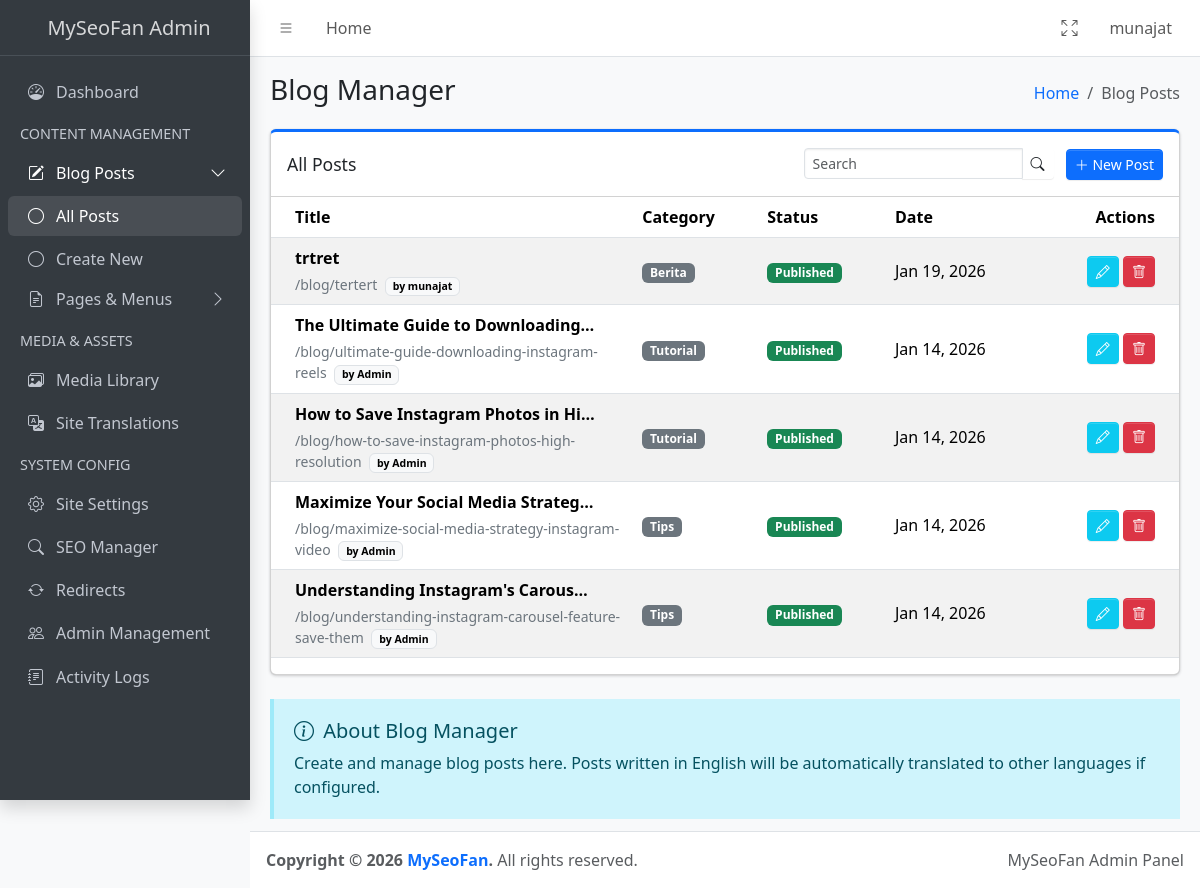
The page /admin/blog.php (signed in) on the database its author committed.
### tables this page shows
CREATE TABLE blog_posts (id INTEGER PRIMARY KEY AUTOINCREMENT, title TEXT, slug TEXT UNIQUE, content TEXT, thumbnail TEXT, lang_code TEXT DEFAULT 'en', meta_title TEXT, meta_description TEXT, created_at DATETIME DEFAULT CURRENT_TIMESTAMP, category TEXT DEFAULT 'General', translation_group TEXT, status TEXT DEFAULT 'published', tags TEXT DEFAULT '', excerpt TEXT, author_id INTEGER);

### admin/blog.php (the view, shortened to what this page needs)
<?php
require_once '../includes/db.php';
$action = $_GET['action'] ?? 'list';
$id = $_GET['id'] ?? null;
if (isset($_GET['filter_lang'])) {
    $_curr_lang = $_GET['filter_lang'];
    $_SESSION['last_blog_lang'] = $_curr_lang;
} else {
    $_curr_lang = 'en';
}
$per_page = 10;
$page = (int) ($_GET['page'] ?? 1);
$offset = ($page - 1) * $per_page;
if ($action === 'list') {
    $search = trim($_GET['search'] ?? '');
    $where_sql = "WHERE lang_code = ?";
    $params = [$_curr_lang];
    $stmt = $pdo->prepare("SELECT b.*, a.username as author_name
                           FROM blog_posts b
                           LEFT JOIN admins a ON b.author_id = a.id
                           $where_sql
                           ORDER BY b.created_at DESC
                           LIMIT ? OFFSET ?");
    $params[] = $per_page;
    $params[] = $offset;
    $stmt->execute($params);
    $posts = $stmt->fetchAll();
} elseif ($action === 'edit' && $id) {
    $stmt = $pdo->prepare("SELECT * FROM blog_posts WHERE id=?");
    $stmt->execute([$id]);
    $current_post = $stmt->fetch();
}
?>
<!DOCTYPE html>
<html lang="en">
<head>
    <link rel="stylesheet" href="https://cdn.jsdelivr.net/npm/@fontsource/source-sans-3@5.0.12/index.css"
>
    <link rel="stylesheet" href="https://cdn.jsdelivr.net/npm/overlayscrollbars@2.11.0/styles/overlayscrollbars.min.css"
>
    <link rel="stylesheet" href="https://cdn.jsdelivr.net/npm/bootstrap-icons@1.13.1/font/bootstrap-icons.min.css"
>
    <link rel="stylesheet" href="../assets/AdminLTE/dist/css/adminlte.css">
</head>
<body class="layout-fixed sidebar-expand-lg bg-body-tertiary">
    <div class="app-wrapper">
        <?php include 'includes/header_lte.php'; ?>
        <?php include 'includes/sidebar_lte.php'; ?>
        <main class="app-main">
            <div class="app-content-header">
                <div class="container-fluid">
                    <div class="row">
                        <div class="col-sm-6">
                            <h3 class="mb-0">Blog Manager</h3>
                        </div>
                        <div class="col-sm-6">
                            <ol class="breadcrumb float-sm-end">
                                <li class="breadcrumb-item"><a href="dashboard.php">Home</a></li>
                                <li class="breadcrumb-item active" aria-current="page">Blog Posts</li>
                            </ol>
                        </div>
                    </div>
                </div>
            </div>
            <div class="app-content">
                <div class="container-fluid">
                    <?php if ($action === 'list'): ?>
                        <div class="card card-primary card-outline mb-4">
                            <div class="card-header">
                                <div class="d-flex justify-content-between align-items-center">
                                    <h3 class="card-title">All Posts</h3>
                                    <div class="card-tools">
                                        <form method="GET" action="" class="d-inline-block me-2">
                                            <div class="input-group input-group-sm" style="width: 250px;">
                                                <input type="text" name="search" class="form-control float-right"
                                                    placeholder="Search"
                                                    value="<?php echo htmlspecialchars($search ?? ''); ?>">
                                                <button type="submit" class="btn btn-default">
                                                    <i class="bi bi-search"></i>
                                                </button>
                                            </div>
                                        </form>
                                        <a href="?action=add" class="btn btn-primary btn-sm">
                                            <i class="bi bi-plus-lg"></i> New Post
                                        </a>
                                    </div>
                                </div>
                            </div>
                            <div class="card-body p-0">
                                <div class="table-responsive">
                                    <table class="table table-striped table-hover align-middle">
                                        <thead>
                                            <tr>
                                                <th style="width: 40%;">Title</th>
                                                <th>Category</th>
                                                <th>Status</th>
                                                <th>Date</th>
                                                <th class="text-end">Actions</th>
                                            </tr>
                                        </thead>
                                        <tbody>
                                            <?php foreach ($posts as $p): ?>
                                                <tr>
                                                    <td>
                                                        <div class="fw-bold text-truncate" style="max-width: 300px;">
                                                            <?php echo htmlspecialchars($p['title']); ?>
                                                        </div>
                                                        <small class="text-secondary d-block mt-1">
                                                            /blog/<?php echo htmlspecialchars($p['slug'] ?? ''); ?>
                                                            <span class="badge text-bg-light border ms-1">by
                                                                <?php echo htmlspecialchars($p['author_name'] ?? 'Admin'); ?></span>
                                                        </small>
                                                    </td>
                                                    <td>
                                                        <span
                                                            class="badge text-bg-secondary"><?php echo htmlspecialchars($p['category'] ?? 'General'); ?></span>
                                                    </td>
                                                    <td>
                                                        <?php if (($p['status'] ?? 'published') === 'draft'): ?>
                                                            <span class="badge text-bg-warning">Draft</span>
                                                        <?php else: ?>
                                                            <span class="badge text-bg-success">Published</span>
                                                        <?php endif; ?>
                                                    </td>
                                                    <td><?php echo date('M d, Y', strtotime($p['created_at'])); ?></td>
                                                    <td class="text-end">
                                                        <a href="?action=edit&id=<?php echo $p['id']; ?>"
                                                            class="btn btn-sm btn-info text-white" title="Edit">
                                                            <i class="bi bi-pencil"></i>
                                                        </a>
                                                        <a href="javascript:void(0);"
                                                            onclick="confirmDelete('?action=delete&id=<?php echo $p['id']; ?>')"
                                                            class="btn btn-sm btn-danger" title="Delete">
                                                            <i class="bi bi-trash"></i>
                                                        </a>
                                                    </td>
                                                </tr>
                                            <?php endforeach; ?>
                                        </tbody>
                                    </table>
                                </div>
                            </div>
                        </div>
                        <div class="callout callout-info">
                            <h5><i class="bi bi-info-circle me-1"></i> About Blog Manager</h5>
                            <p>Create and manage blog posts here. Posts written in English will be automatically translated
                                to other languages if configured.</p>
                        </div>
                    <?php endif; ?>
                </div>
            </div>
        </main>
        <?php include 'includes/footer_lte.php'; ?>
    </div>
</body>
</html>

### rows shown on the page
blog_posts: title "trtret", slug "tertert", admins.username "munajat", category "Berita", status "Published", created_at "Jan 19, 2026"
blog_posts: title "The Ultimate Guide to Downloading…", slug "ultimate-guide-downloading-instagram-reels", author_name "Admin", category "Tutorial", status "Published", created_at "Jan 14, 2026"
blog_posts: title "How to Save Instagram Photos in Hi…", slug "how-to-save-instagram-photos-high-resolution", author_name "Admin", category "Tutorial", status "Published", created_at "Jan 14, 2026"
blog_posts: title "Maximize Your Social Media Strateg…", slug "maximize-social-media-strategy-instagram-video", author_name "Admin", category "Tips", status "Published", created_at "Jan 14, 2026"
blog_posts: title "Understanding Instagram's Carous…", slug "understanding-instagram-carousel-feature-save-them", author_name "Admin", category "Tips", status "Published", created_at "Jan 14, 2026"

### other values the page prints
$_SESSION['username'] "munajat"
